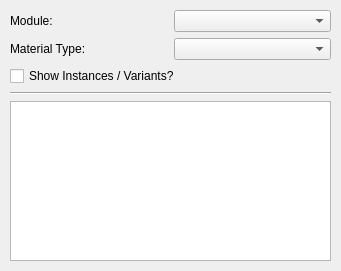
<?xml version="1.0" encoding="UTF-8"?>
<ui version="4.0">
 <class>MainWindow</class>
 <widget class="QWidget" name="MainWindow">
  <property name="geometry">
   <rect>
    <x>0</x>
    <y>0</y>
    <width>341</width>
    <height>271</height>
   </rect>
  </property>
  <property name="windowTitle">
   <string>Asset Library: Material Loader</string>
  </property>
  <widget class="QWidget" name="verticalLayoutWidget">
   <property name="geometry">
    <rect>
     <x>10</x>
     <y>10</y>
     <width>321</width>
     <height>251</height>
    </rect>
   </property>
   <layout class="QVBoxLayout" name="verticalLayout">
    <item>
     <layout class="QHBoxLayout" name="horizontalLayout">
      <item>
       <widget class="QLabel" name="label">
        <property name="text">
         <string>Module:</string>
        </property>
       </widget>
      </item>
      <item>
       <widget class="QComboBox" name="q_combo_module">
        <property name="currentText">
         <string/>
        </property>
       </widget>
      </item>
     </layout>
    </item>
    <item>
     <layout class="QHBoxLayout" name="horizontalLayout_2">
      <item>
       <widget class="QLabel" name="label_2">
        <property name="text">
         <string>Material Type:</string>
        </property>
       </widget>
      </item>
      <item>
       <widget class="QComboBox" name="q_combo_type">
        <property name="currentText">
         <string/>
        </property>
       </widget>
      </item>
     </layout>
    </item>
    <item>
     <widget class="QCheckBox" name="q_chk_show_instances">
      <property name="text">
       <string>Show Instances / Variants?</string>
      </property>
     </widget>
    </item>
    <item>
     <layout class="QHBoxLayout" name="horizontalLayout_3"/>
    </item>
    <item>
     <widget class="Line" name="line">
      <property name="orientation">
       <enum>Qt::Horizontal</enum>
      </property>
     </widget>
    </item>
    <item>
     <widget class="QListWidget" name="q_materials_list"/>
    </item>
   </layout>
  </widget>
 </widget>
 <resources/>
 <connections/>
</ui>
